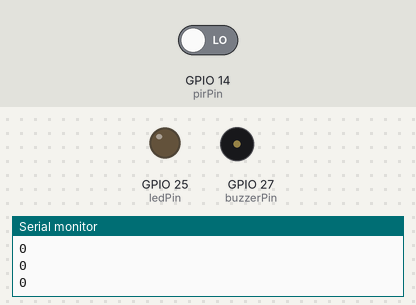
This sketch was run on a simulated ESP32. On the bench: output pins drawn as LEDs (lit = HIGH), buzzer (waves = sounding, pin HIGH), the last lines printed to the serial monitor. Inputs (shaded band) come from the test bench; at power-on: GPIO 14 (pirPin) LOW.

Above: at 1.8 s.
1.9 s: GPIO 14 (pirPin) driven HIGH
At 3.1 s:
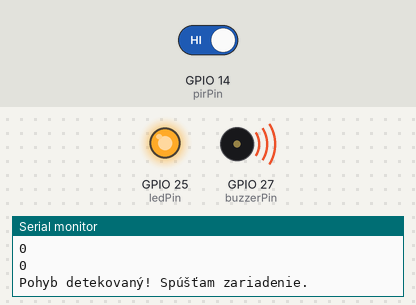
Timing chart, 0 to 9.0 s (numbered marks = the images above; inputs shaded):
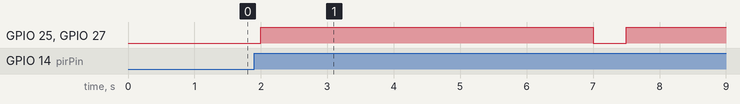

Measured:
- after the input at 1.9 s, GPIO 25 (ledPin), GPIO 27 (buzzerPin): LOW → HIGH after 0.10 s, → LOW 5.0 s later, → HIGH 0.50 s later

The sketch:

odpudzovac_kun.ino
```cpp
const int pirPin = 14; // PIR senzor na GPIO14
const int buzzerPin = 27; // Bzučiak na GPIO27
const int ledPin = 25;    // LED na GPIO25

void setup() {
    pinMode(pirPin, INPUT);
    pinMode(buzzerPin, OUTPUT);
    pinMode(ledPin, OUTPUT);
    Serial.begin(115200); // Na ladenie
}

void loop() {      // opakuj dookola
    int pirState = digitalRead(pirPin); // Stav PIR senzora
    if (pirState == HIGH) { // Detegovaný pohyb
        Serial.println("Pohyb detekovaný! Spúšťam zariadenie.");
        digitalWrite(buzzerPin, HIGH); // Zapneme bzučiak
        digitalWrite(ledPin, HIGH);    // Zapneme LED
        delay(5000);                   // Beží 5 sekúnd
        digitalWrite(buzzerPin, LOW);  // Vypneme bzučiak
        digitalWrite(ledPin, LOW);     // Vypneme LED
    }
    Serial.println(pirState);
    delay(500); // Čakanie pred ďalším cyklom
}
```
